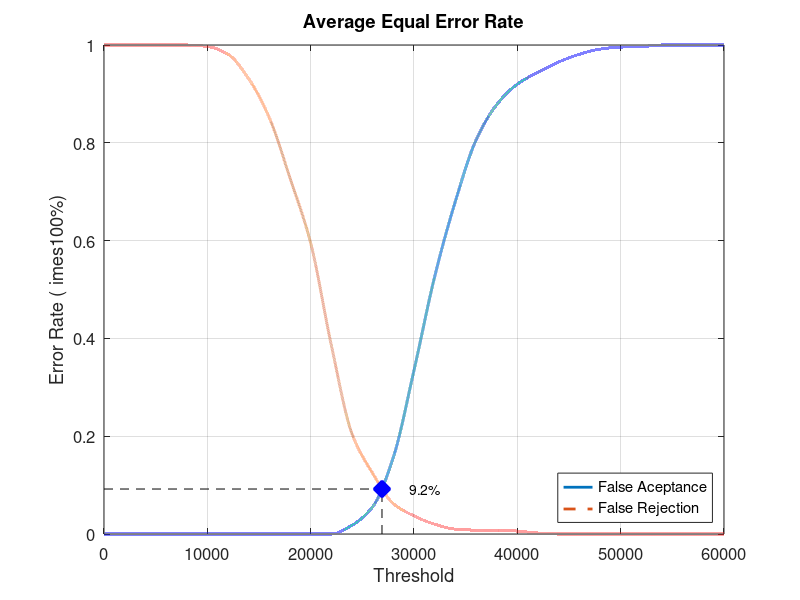
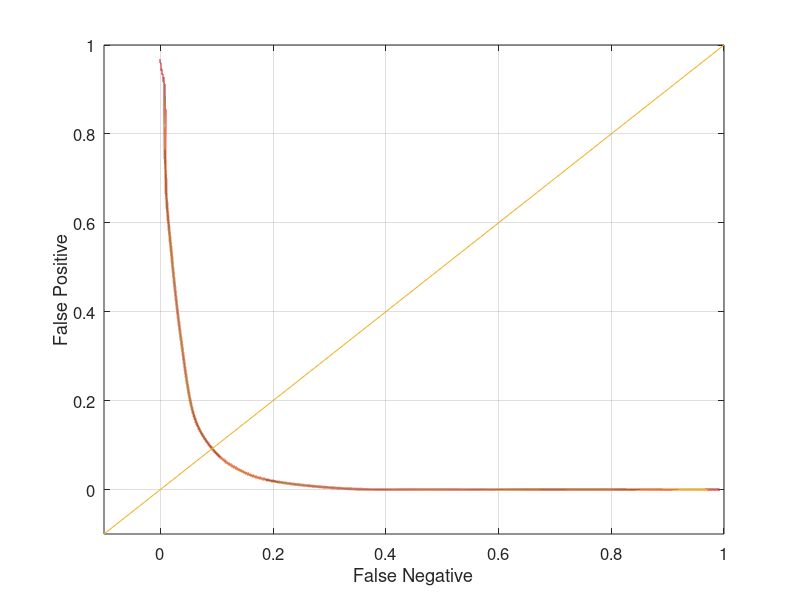

Write MATLAB code to recreate these figures, in order.
close all;
clear;
clc;
x = 0:2000:60000;
xq = 0:0.5:60000;

y0 = [0 0 0 0 0 0 0 0 0 0 0 0 0.0178947 0.0557895 0.156842 0.334737 0.526316 0.68 0.805263 0.877895 0.92 0.944211 0.965263 0.981053 0.991579 0.99579 0.996842 1 1 1 1]
yy0 = interp1(x, y0, xq, 'pchip');
y1 = [1 1 1 1 1 0.997 0.981 0.931 0.851 0.728 0.595 0.386 0.205 0.124 0.062 0.037 0.02 0.01 0.008 0.008 0.006 0.002 0 0 0 0 0 0 0 0 0]
yy1 = interp1(x, y1, xq, 'pchip');

% Calculating EER: 
y2 = abs(y0 - y1);
find(y2 == min(y2))
yy2 = abs(yy0 - yy1);
xEER = find(yy2 == min(yy2));
xEERIndex = xq(xEER) % X-axis EER
yEER = yy0(xEER) % Y-axis EER

main = figure
plot(xq, yy0,'-','LineWidth', 2);	hold on
plot(xq, yy1,'--','LineWidth', 2);	hold on
plot([xEERIndex xEERIndex], [0 yEER], 'k--');	hold on
plot([0 xEERIndex], [yEER yEER], 'k--');	hold on
plot(xEERIndex, yEER, 'bx', 'LineWidth', 10);	hold on
text(xEERIndex + 10 * xEERIndex / 100, yEER, [num2str(round((10000 * yEER)) / 100) '%'])
legend('False Aceptance', 'False Rejection', 'Location', 'SouthEast')
xlabel('Threshold')
ylabel('Error Rate (	imes100%)')
title('Average Equal Error Rate')
set(gca, 'FontSize', 12)
axis([0 60000 0 1])
grid on

print(main, 'Database3AverageMain', '-dpng');
FNRxFPR = figure('Color', [1 1 1]);
plot(yy1, yy0, '-', yy1, yy0, 'LineWidth', 2);
hold on
y = -0.1:0.1:1
plot(y, y); 
set(gca, 'FontSize', 12)
xlabel('False Negative')
ylabel('False Positive')
axis([-0.1 1 -0.1 1])
set(gca, 'FontSize', 12)
grid on

print(FNRxFPR, 'Database3AverageFNRxFPR','-dpng');
